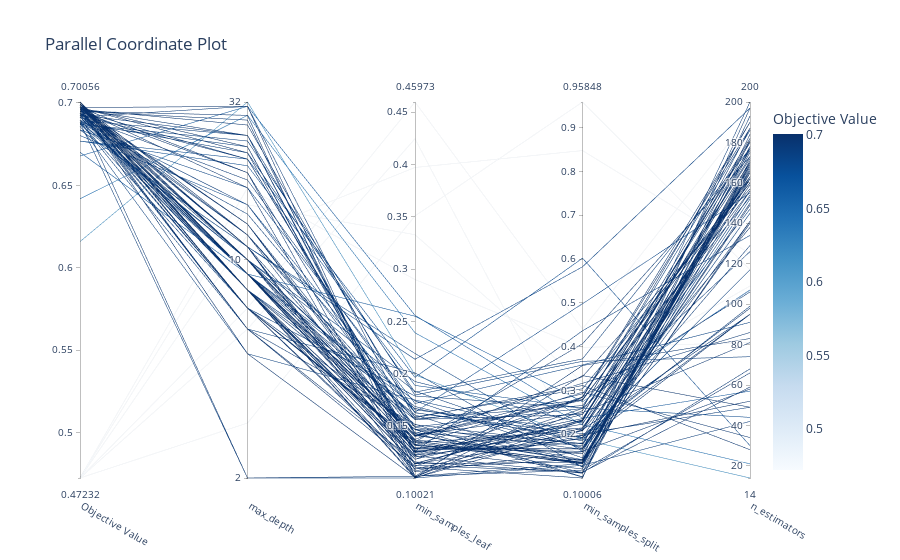

Write notebook code for a chart like this one.
### Code cell
vis.plot_optimization_history(study)
vis.plot_parallel_coordinate(study)
